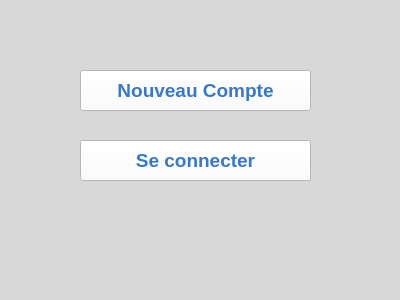
<?xml version="1.0" encoding="UTF-8"?>
<ui version="4.0">
 <class>MainWindow</class>
 <widget class="QMainWindow" name="MainWindow">
  <property name="geometry">
   <rect>
    <x>0</x>
    <y>0</y>
    <width>400</width>
    <height>300</height>
   </rect>
  </property>
  <property name="windowTitle">
   <string>VISIOFACE - SOFTWARE</string>
  </property>
  <property name="styleSheet">
   <string notr="true">background-color:#D8D8D8;</string>
  </property>
  <widget class="QWidget" name="centralWidget">
   <widget class="QPushButton" name="pushButton">
    <property name="geometry">
     <rect>
      <x>80</x>
      <y>70</y>
      <width>231</width>
      <height>41</height>
     </rect>
    </property>
    <property name="font">
     <font>
      <family>Segoe UI</family>
      <pointsize>14</pointsize>
      <weight>75</weight>
      <bold>true</bold>
     </font>
    </property>
    <property name="styleSheet">
     <string notr="true">color:#3677cf;background-color:white;</string>
    </property>
    <property name="text">
     <string>Nouveau Compte</string>
    </property>
   </widget>
   <widget class="QPushButton" name="connect">
    <property name="geometry">
     <rect>
      <x>80</x>
      <y>140</y>
      <width>231</width>
      <height>41</height>
     </rect>
    </property>
    <property name="font">
     <font>
      <family>Segoe UI</family>
      <pointsize>14</pointsize>
      <weight>75</weight>
      <bold>true</bold>
     </font>
    </property>
    <property name="styleSheet">
     <string notr="true">color:#3677cf;background-color:white;</string>
    </property>
    <property name="text">
     <string>Se connecter</string>
    </property>
   </widget>
  </widget>
  <widget class="QMenuBar" name="menuBar">
   <property name="geometry">
    <rect>
     <x>0</x>
     <y>0</y>
     <width>400</width>
     <height>21</height>
    </rect>
   </property>
  </widget>
  <widget class="QStatusBar" name="statusBar"/>
 </widget>
 <layoutdefault spacing="6" margin="11"/>
 <resources/>
 <connections/>
</ui>
